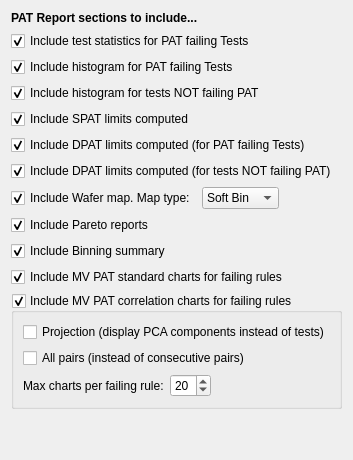
         <widget class="QWidget" name="TabReport">
          <attribute name="title">
           <string>Report</string>
          </attribute>
          <layout class="QGridLayout" name="gridLayout_21">
           <item row="1" column="0">
            <layout class="QGridLayout" name="gridLayout_20">
             <item row="0" column="0">
              <widget class="QCheckBox" name="checkBoxReport_Stats">
               <property name="toolTip">
                <string>Include test statistics for PAT failing Tests</string>
               </property>
               <property name="text">
                <string>Include test statistics for PAT failing Tests</string>
               </property>
               <property name="checked">
                <bool>true</bool>
               </property>
              </widget>
             </item>
             <item row="1" column="0">
              <widget class="QCheckBox" name="checkBoxReport_Histo">
               <property name="toolTip">
                <string>Include histogram charts for PAT failing Tests</string>
               </property>
               <property name="text">
                <string>Include histogram for PAT failing Tests</string>
               </property>
               <property name="checked">
                <bool>true</bool>
               </property>
              </widget>
             </item>
             <item row="3" column="0">
              <widget class="QCheckBox" name="checkBoxReport_SPAT_Limits">
               <property name="toolTip">
                <string>Include Static PAT limits computed for each test in recipe file</string>
               </property>
               <property name="text">
                <string>Include SPAT limits computed</string>
               </property>
               <property name="checked">
                <bool>true</bool>
               </property>
              </widget>
             </item>
             <item row="4" column="0">
              <widget class="QCheckBox" name="checkBoxReport_DPAT_Limits_Outliers">
               <property name="toolTip">
                <string>Report DPAT limits computed (and some other statistics) for tests with outliers</string>
               </property>
               <property name="text">
                <string>Include DPAT limits computed (for PAT failing Tests)</string>
               </property>
               <property name="checked">
                <bool>true</bool>
               </property>
              </widget>
             </item>
             <item row="5" column="0">
              <widget class="QCheckBox" name="checkBoxReport_DPAT_Limits_NotOutlier">
               <property name="toolTip">
                <string>Report DPAT limits computed (and some other statistics) for tests without outliers</string>
               </property>
               <property name="text">
                <string>Include DPAT limits computed (for tests NOT failing PAT)</string>
               </property>
               <property name="checked">
                <bool>true</bool>
               </property>
              </widget>
             </item>
             <item row="6" column="0">
              <layout class="QHBoxLayout" name="horizontalLayout_7">
               <item>
                <widget class="QCheckBox" name="checkBoxReport_Wafermap">
                 <property name="toolTip">
                  <string>Report Wafermap image</string>
                 </property>
                 <property name="text">
                  <string>Include Wafer map. Map type:</string>
                 </property>
                 <property name="checked">
                  <bool>true</bool>
                 </property>
                </widget>
               </item>
               <item>
                <widget class="QComboBox" name="comboBoxReport_WafermapType">
                 <property name="toolTip">
                  <string>Select wafermap type: SoftBin or HardBin</string>
                 </property>
                 <item>
                  <property name="text">
                   <string>Soft Bin</string>
                  </property>
                 </item>
                 <item>
                  <property name="text">
                   <string>Hard Bin</string>
                  </property>
                 </item>
                </widget>
               </item>
               <item>
                <spacer name="horizontalSpacer_12">
                 <property name="orientation">
                  <enum>Qt::Horizontal</enum>
                 </property>
                 <property name="sizeHint" stdset="0">
                  <size>
                   <width>40</width>
                   <height>20</height>
                  </size>
                 </property>
                </spacer>
               </item>
              </layout>
             </item>
             <item row="7" column="0">
              <widget class="QCheckBox" name="checkBoxReport_Pareto">
               <property name="toolTip">
                <string>Report Pareto</string>
               </property>
               <property name="text">
                <string>Include Pareto reports</string>
               </property>
               <property name="checked">
                <bool>true</bool>
               </property>
              </widget>
             </item>
             <item row="8" column="0">
              <widget class="QCheckBox" name="checkBoxReport_Binning">
               <property name="toolTip">
                <string>Report Binning summary</string>
               </property>
               <property name="text">
                <string>Include Binning summary</string>
               </property>
               <property name="checked">
                <bool>true</bool>
               </property>
              </widget>
             </item>
             <item row="9" column="0">
              <widget class="QCheckBox" name="checkBoxReport_MVPATStdCharts">
               <property name="text">
                <string>Include MV PAT standard charts for failing rules</string>
               </property>
               <property name="checked">
                <bool>true</bool>
               </property>
              </widget>
             </item>
             <item row="10" column="0">
              <widget class="QGroupBox" name="groupBoxReport_MVPATCorrCharts">
               <property name="title">
                <string>Include MV PAT correlation charts for failing rules</string>
               </property>
               <property name="checkable">
                <bool>true</bool>
               </property>
               <layout class="QGridLayout" name="gridLayout_19">
                <item row="0" column="0">
                 <widget class="QCheckBox" name="checkBoxReport_MVPATCorrProjection">
                  <property name="text">
                   <string>Projection (display PCA components instead of tests)</string>
                  </property>
                 </widget>
                </item>
                <item row="1" column="0">
                 <widget class="QCheckBox" name="checkBoxReportMVPATCorrPairs">
                  <property name="text">
                   <string>All pairs (instead of consecutive pairs)</string>
                  </property>
                 </widget>
                </item>
                <item row="2" column="0">
                 <layout class="QHBoxLayout" name="horizontalLayout_8">
                  <item>
                   <widget class="QLabel" name="labelReport_MVPATMaxCorrCharts">
                    <property name="text">
                     <string>Max charts per failing rule:</string>
                    </property>
                   </widget>
                  </item>
                  <item>
                   <widget class="QSpinBox" name="spinBoxReport_MVPATCorrMaxCharts">
                    <property name="minimum">
                     <number>1</number>
                    </property>
                    <property name="value">
                     <number>20</number>
                    </property>
                   </widget>
                  </item>
                  <item>
                   <spacer name="horizontalSpacer_13">
                    <property name="orientation">
                     <enum>Qt::Horizontal</enum>
                    </property>
                    <property name="sizeHint" stdset="0">
                     <size>
                      <width>40</width>
                      <height>20</height>
                     </size>
                    </property>
                   </spacer>
                  </item>
                 </layout>
                </item>
               </layout>
              </widget>
             </item>
             <item row="2" column="0">
              <widget class="QCheckBox" name="checkBoxReport_HistoForNotFailingPATtests">
               <property name="toolTip">
                <string>Include all histograms for tests NOT failing PAT, showing DPAT limits</string>
               </property>
               <property name="text">
                <string>Include histogram for tests NOT failing PAT</string>
               </property>
               <property name="checked">
                <bool>true</bool>
               </property>
              </widget>
             </item>
            </layout>
           </item>
           <item row="0" column="0">
            <widget class="QLabel" name="textLabel2_2_2_2_2_2_4_2_2_4_2">
             <property name="maximumSize">
              <size>
               <width>32767</width>
               <height>32767</height>
              </size>
             </property>
             <property name="text">
              <string>&lt;b&gt;PAT Report sections to include...&lt;/b&gt;</string>
             </property>
             <property name="alignment">
              <set>Qt::AlignVCenter</set>
             </property>
             <property name="wordWrap">
              <bool>true</bool>
             </property>
            </widget>
           </item>
           <item row="2" column="0">
            <spacer name="verticalSpacer_6">
             <property name="orientation">
              <enum>Qt::Vertical</enum>
             </property>
             <property name="sizeHint" stdset="0">
              <size>
               <width>20</width>
               <height>40</height>
              </size>
             </property>
            </spacer>
           </item>
          </layout>
         </widget>
